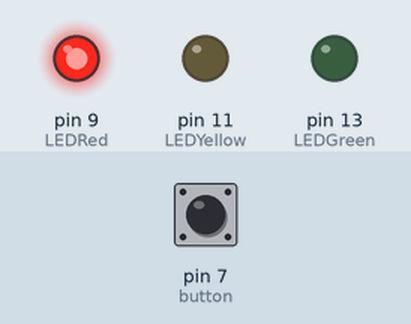
Recording of a sketch running on a simulated Arduino Uno, built with avr-gcc and run on an emulated ATmega328P. Shown: output pins drawn as LEDs (lit = HIGH). The test bench sets the inputs (shaded band); at power-on: pin 7 (button) LOW.

Above: at 2.5 s.
At 6.0 s:
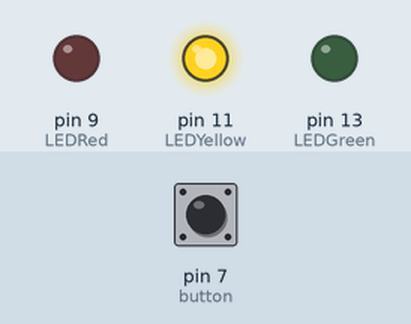
At 9.5 s:
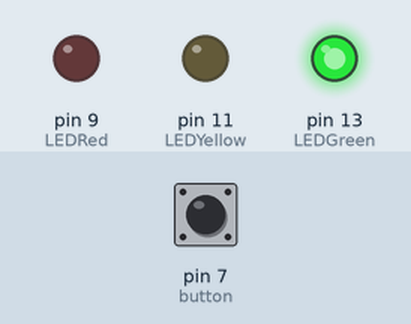
Timing chart, 0 to 15.6 s (numbered marks = the images above):
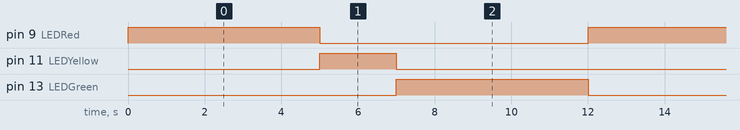

Measured:
- by itself, pin 9 (LEDRed), pin 13 (LEDGreen): alternates HIGH for 5.0 s and LOW for 7.0 s
- by itself, pin 11 (LEDYellow): alternates HIGH for 2.0 s and LOW for 10.0 s
- by itself, everything shown: repeats every 12.0 s, in 6 steps

The sketch:

Traffic_Light_with_Bus_Butto.ino
```cpp
      int LEDRed = 9; // was 9
      int LEDYellow = 11;
      int LEDGreen = 13;
      int button =  7;
const int state_LED_Red = 0;
const int state_LED_Yellow = 1;
const int state_LED_Green = 2;
      int current_State = 0;
      int buttonPressed = 0;


void setup() {
  // put your setup code here, to run once:
  pinMode(LEDRed, OUTPUT);
  pinMode(LEDYellow, OUTPUT);
  pinMode(LEDGreen, OUTPUT);
  pinMode(button, INPUT);

}

void loop() {
  // put your main code here, to run repeatedly:


    // turn LED on

   switch (current_State){

    case state_LED_Red : //'state_LED_Red'
      digitalWrite(LEDRed, HIGH);

            for(int i=0; i<5; i++ ){ // basically delays for 30 seconds in total
        //Serial.println("debug 02");
        delay(1000);
        buttonPressed =digitalRead(button);

        if(buttonPressed == HIGH){
          current_State = 1;
          digitalWrite(LEDRed, LOW);
          break;
        } //END OF IF STATEMENT
      } // END OF FOR LOOP
      current_State = 1;
      digitalWrite(LEDRed, LOW);
      break;

     case state_LED_Yellow : //'state_LED_Yellow'
        digitalWrite(LEDYellow, HIGH);
        delay(2000); // wait  for 2 seconds
       current_State = 2;
        digitalWrite(LEDYellow, LOW);
       break;

     case state_LED_Green : //'state_LED_Green'
        digitalWrite(LEDGreen, HIGH);
        delay(5000);// wait for 30 seconds
          if(digitalRead(button) == HIGH){
            delay(30000); //wait 30 more seconds
          } //  END OF IF FUNCTION
        current_State = 0;
        digitalWrite(LEDGreen, LOW);
       break;
  } // END 0F SWITCH CASE

} // END OF MAIN LOOP
```
